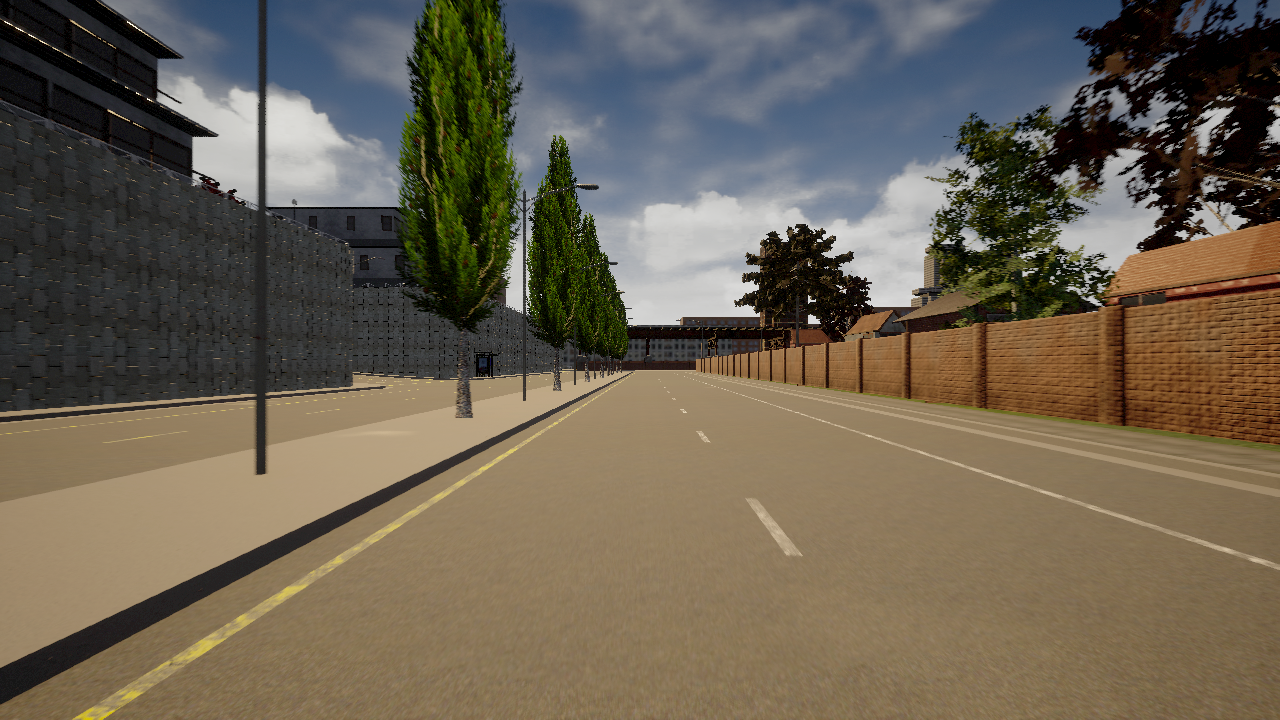
#> input picture data/images/sim_test.png, 1280 x 720 px
$ python lanes.py
#> lines starting #> are read from the running program, lines starting #| are printed output that depends on the picture; after the words box and inside, x2 and y2 are one past the last pixel; in counts of white or black regions, pixels touching at a corner belong together; long printed decimals are rounded
import cv2
import numpy as np
import matplotlib.pyplot as mplt
import math

def canny(image):
    gray = cv2.cvtColor(image, cv2.COLOR_RGB2GRAY)
    # blur = cv2.GaussianBlur(gray,(5, 5),0)
    canny = cv2.Canny(gray,50,150)
    return canny

def region_of_interest(image):
    height = image.shape[0]
    width = image.shape[1]
    # [6 lines of commented-out code are left out]
    polygons = np.array([
    [(0, height-350),(0, height),(width+500,height),(width,height-350)]
    ])
    # [6 lines of commented-out code are left out]
    mask = np.zeros_like(image)
    cv2.fillPoly(mask,polygons,255)
    masked_image = cv2.bitwise_and(image,mask)
    return masked_image

def display_lines(image, lines):
    line_image = np.zeros_like(image)
    if lines is not None:
        for line in lines:
            x1, y1, x2, y2 = line.reshape(4)
            cv2.line(line_image,(x1,y1),(x2,y2),(255,0,0),5)
    return line_image

def calculateDistance(x1,y1,x2,y2):
    dist = math.sqrt((x2 - x1)**2 + (y2 - y1)**2)
    return dist

def only_lane(lines):
    mod_lines = []
    # left_fit = []
    # middle_fit = []
    # right_fit = []
    i = 0
    for line in lines:
        x1, y1, x2, y2 = line.reshape(4)
        # [8 lines of commented-out code are left out]
        slope = (y2-y1)/(x2-x1)
        numerator = y2 - y1
        denominator = x2 - x1
        d = calculateDistance(x1, y1, x2, y2)
        if (slope < -0.1 or slope > 0.1) and denominator != 0 and numerator != 0 and d > 100:
            mod_lines.append(line)
            print(slope)
        i = i+1
    Mod_lines = np.array(mod_lines)
    # print(Mod_lines)
    return Mod_lines


image = cv2.imread('../../data/images/sim_test.png')
#> image is the input picture: shape (720, 1280, 3); mean B, G, R 83.2, 98.7, 108.1
lane_image = np.copy(image)
canny = canny(lane_image)
#> in canny, `gray = cv2.cvtColor(image, cv2.COLOR_RGB2GRAY)`:
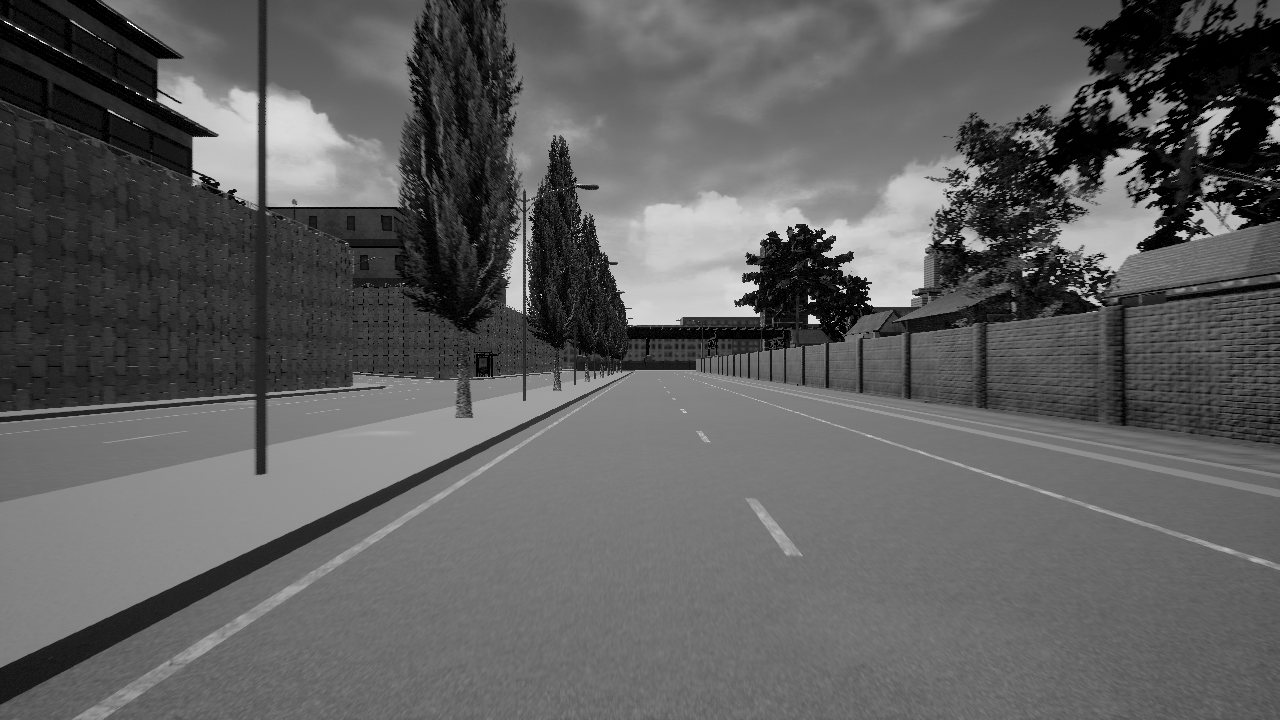
#> gray: shape (720, 1280); min 0, max 251, mean 95.1
#> in canny, `canny = cv2.Canny(gray,50,150)`:
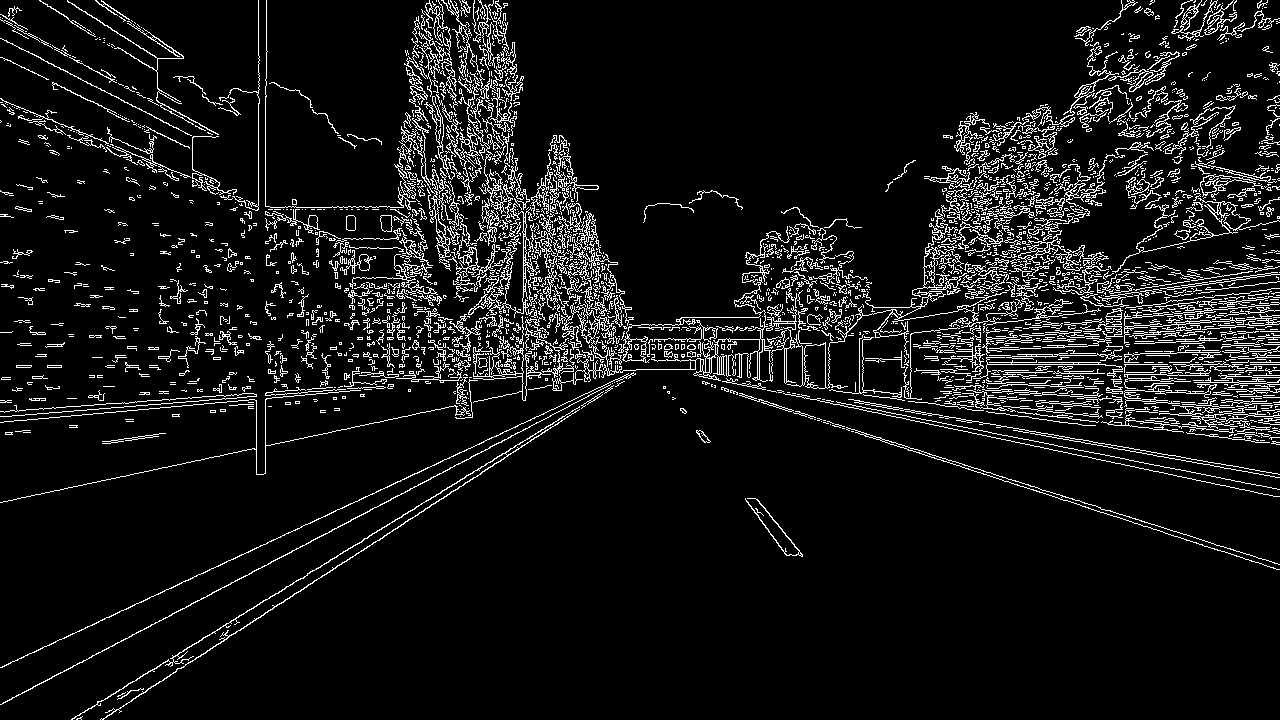
#> canny: shape (720, 1280); 8.2% white in thin lines or dots
cropped_image = region_of_interest(canny)
#> in region_of_interest, `cv2.fillPoly(mask,polygons,255)`: mask: shape (720, 1280); 48.6% white; 1 white region, box (x1, y1, x2, y2) and area: (0, 370, 1280, 720) 448000
#> in region_of_interest, `masked_image = cv2.bitwise_and(image,mask)`:
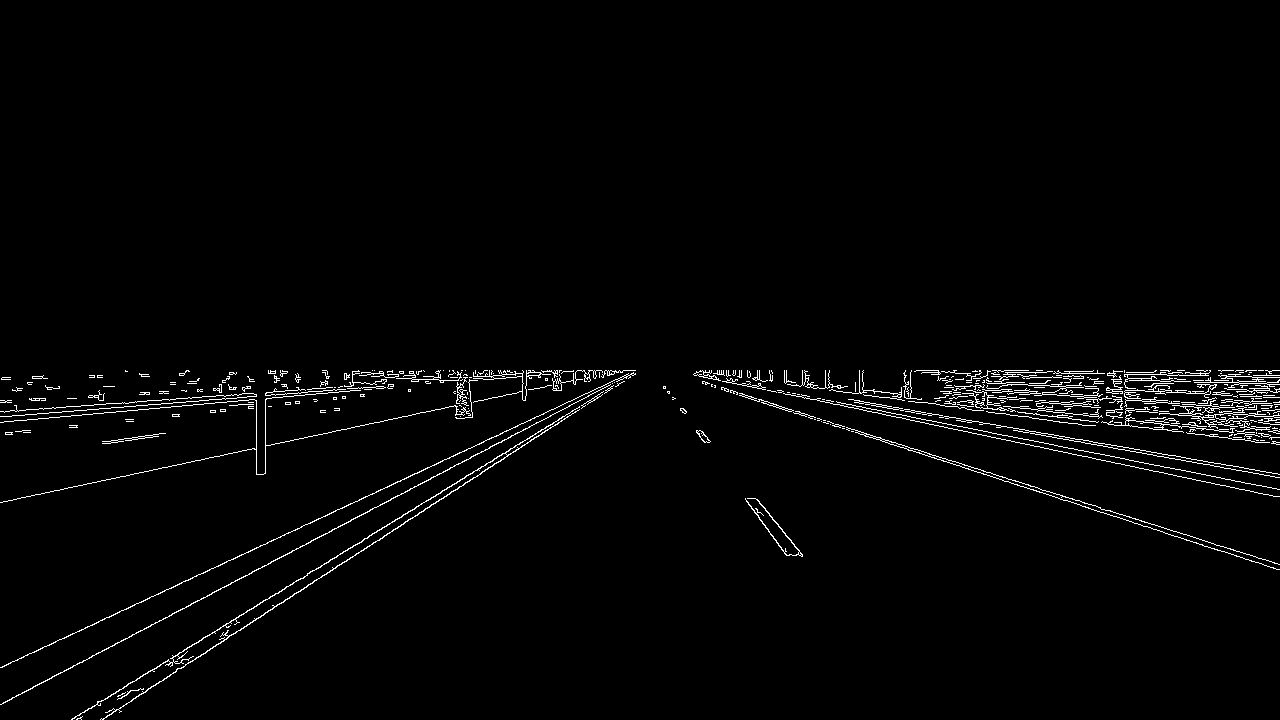
#> masked_image: shape (720, 1280); 1.9% white in thin lines or dots, all inside (x1, y1, x2, y2) = (0, 370, 1280, 720)
lines = cv2.HoughLinesP(cropped_image, 2, np.pi/180,100, np.array([]),minLineLength=40,maxLineGap=70)
#> lines = 89 rows, first 6: [103, 718, 630, 376], [229, 377, 630, 377], [185, 372, 1269, 372], [454, 393, 1266, 393], [0, 667, 631, 373], [713, 379, 1279, 379]
# print(lines)
lane_lines = only_lane(lines)
#> the loop in only_lane, `for line in lines:` made 89 passes
#> (x1, y1, x2, y2, slope, numerator, denominator, dist in calculateDistance) on passes 1 to 12: (103, 718, 630, 376, -0.649, -342, 527, 628.2), (229, 377, 630, 377, 0, 0, 401, 401), (185, 372, 1269, 372, 0, 0, 1084, 1084), (454, 393, 1266, 393, 0, 0, 812, 812), (0, 667, 631, 373, -0.466, -294, 631, 696.1), (713, 379, 1279, 379, 0, 0, 566, 566), (751, 399, 1253, 399, 0, 0, 502, 502), (213, 388, 1279, 388, 0, 0, 1066, 1066), (763, 403, 1271, 403, 0, 0, 508, 508), (782, 409, 1279, 409, 0, 0, 497, 497), (190, 605, 633, 370, -0.53, -235, 443, 501.5), (702, 382, 1277, 569, 0.325, 187, 575, 604.6)
#> (x1, y1, x2, y2, slope, numerator, denominator, d) on passes 62, 64, 76, 80, 82, 84: (72, 719, 310, 571, -0.622, -148, 238, 280.3), (663, 386, 786, 555, 1.37, 169, 123, 209), (485, 465, 623, 376, -0.645, -89, 138, 164.2), (5, 434, 609, 371, -0.104, -63, 604, 607.3), (1079, 500, 1278, 564, 0.322, 64, 199, 209), (832, 401, 1276, 488, 0.196, 87, 444, 452.4)
#| -0.649
#| -0.4659
#| -0.5305
#| 0.3252
#| -0.6231
#| 0.1951
#| 0.1765
#| -0.5291
#> (further printed lines are left out)
#> after the loop in only_lane, `for line in lines:`: i = 89; mod_lines = 24 items, first 6: [[103, 718, 630, 376]], [[0, 667, 631, 373]], [[190, 605, 633, 370]], [[702, 382, 1277, 569]], [[100, 703, 421, 503]], [[992, 433, 1279, 489]]
#> in only_lane, `Mod_lines = np.array(mod_lines)`: Mod_lines = 24 rows, first 6: [103, 718, 630, 376], [0, 667, 631, 373], [190, 605, 633, 370], [702, 382, 1277, 569], [100, 703, 421, 503], [992, 433, 1279, 489]
#> lane_lines has the same summary as Mod_lines in only_lane
line_image = display_lines(lane_image,lane_lines)
#> the loop in display_lines, `for line in lines:` made 24 passes
#> line on passes 11 to 22: [[723, 387, 1101, 509]], [[694, 373, 1275, 496]], [[955, 461, 1216, 545]], [[857, 400, 1279, 474]], [[490, 462, 633, 373]], [[253, 608, 515, 445]], [[685, 410, 802, 554]], [[72, 719, 310, 571]], [[663, 386, 786, 555]], [[485, 465, 623, 376]], [[5, 434, 609, 371]], [[1079, 500, 1278, 564]]
combo_image = cv2.addWeighted(lane_image, 0.8, line_image, 1, 1)
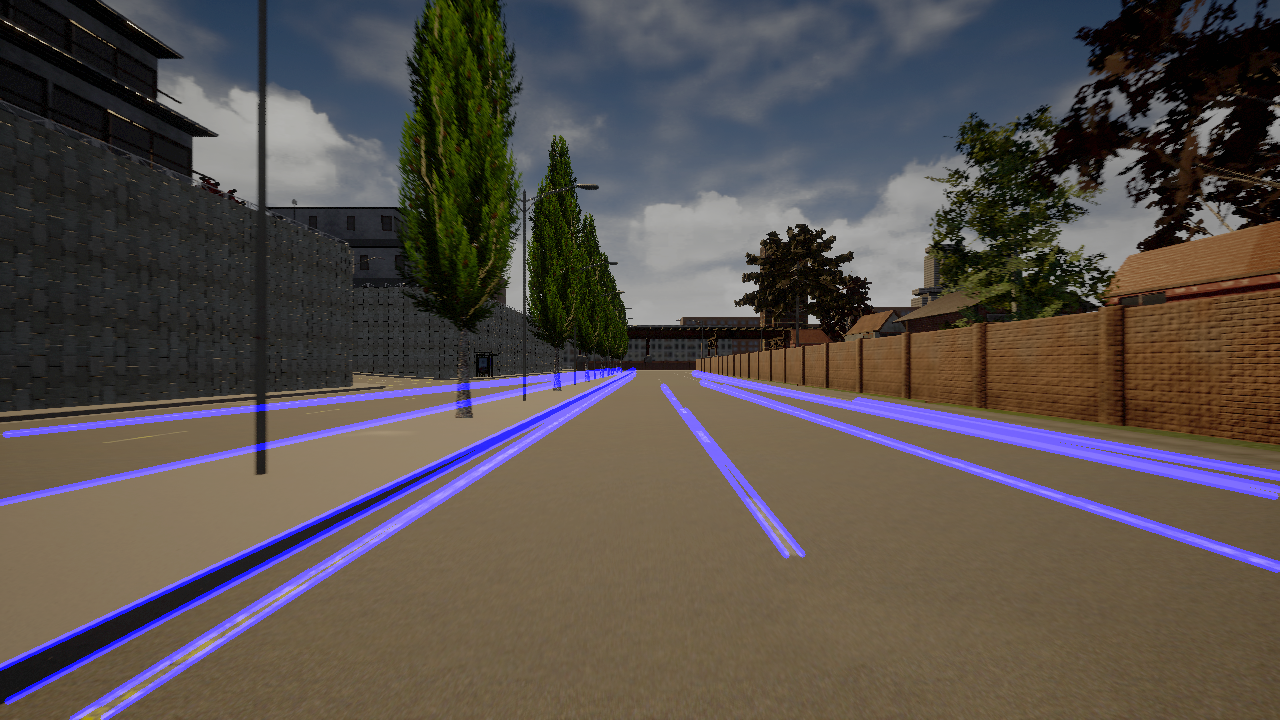
#> combo_image: shape (720, 1280, 3); mean B, G, R 76.4, 79.9, 87.5
# cv2.namedWindow("result",cv2.WINDOW_NORMAL)
# cv2.resizeWindow("result", 800,500)
cv2.imwrite("../../data/combo_image.png",combo_image)
cv2.imshow("result",combo_image)
cv2.waitKey(0)
# mplt.imshow(combo_image)
# mplt.show()
